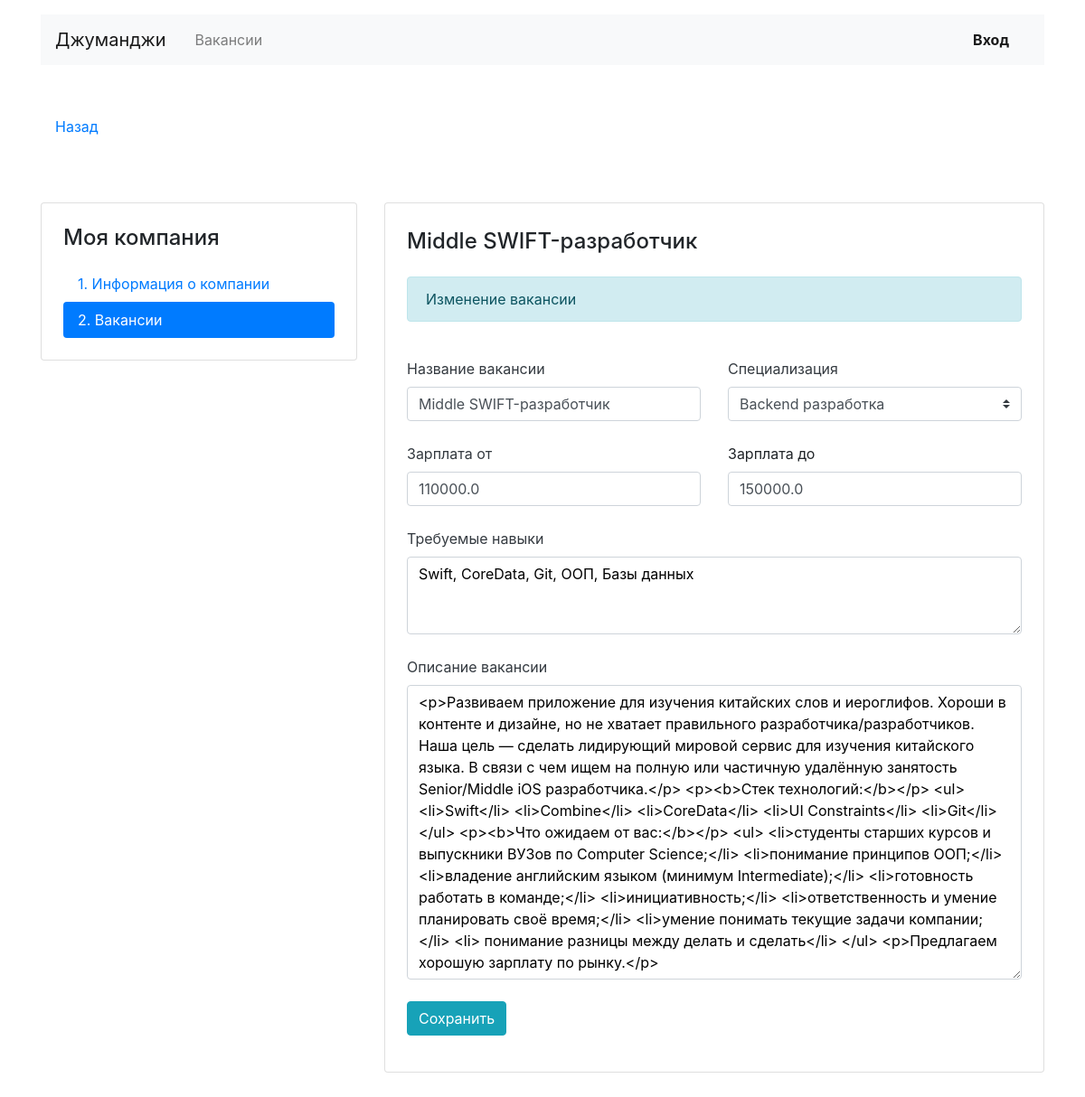
/mycompany/vacancies/3/edit, run on the app's committed database.
### JunJob/models.py (models this page shows)
class Vacancy(models.Model):
    title = models.CharField(max_length=60)
    specialty = models.ForeignKey(Specialty, related_name='vacancies', on_delete=models.CASCADE)
    company = models.ForeignKey(Company, related_name='vacancies', on_delete=models.CASCADE)
    skills = models.TextField()
    description = models.TextField()
    salary_min = models.FloatField()
    salary_max = models.FloatField()
    published_at = models.DateField()

### JunJob/Views/views_vacancies.py (the view, shortened to what this page needs)
# urls.py: path('mycompany/vacancies/<int:pk>/edit', views_vacancies.VacancyEdit.as_view(), name='my_vacancy_edit'),
class VacancyEdit(UpdateView):
    template_name = 'about_company/about_vacancies/VacancyEdit.html'
    model = models.Vacancy
    form_class = MyVacancyForm

### JunJob/accounts/forms.py
class MyVacancyForm(forms.ModelForm):  # форма редактирования информации о вакансии
    title = forms.CharField(label='Название вакансии', widget=forms.TextInput(attrs={'class': 'form-control'}))
    skills = forms.CharField(label='Требуемые навыки', widget=forms.Textarea(attrs={'class': 'form-control',
                                                                                    'rows': 3,
                                                                                    'style': 'color:#000;'}))
    description = forms.CharField(label='Описание вакансии', widget=forms.Textarea(attrs={'class': 'form-control',
                                                                                          'rows': 13,
                                                                                          'style': 'color:#000;'}))
    salary_min = forms.IntegerField(label='Зарплата от', widget=forms.TextInput(attrs={'class': 'form-control'}))
    salary_max = forms.IntegerField(label='Зарплата до', widget=forms.TextInput(attrs={'class': 'form-control'}))
    class Meta:
        model = Vacancy
        fields = ('title', 'skills', 'description', 'salary_min', 'salary_max')

### JunJob/templates/about_company/about_vacancies/VacancyEdit.html (shortened to what this page needs)
{% extends 'about_company/about_vacancies/VacancyBase.html' %}
{% block vacancy %}
      <div class="col-12 col-lg-8">
        <div class="card">
          <div class="card-body px-4 pb-4 tab-content">
            <section>
              <h2 class="h4 pt-2 pb-3">{{ vacancy.title }}</h2>
              <p class="alert alert-info" role="alert">Изменение вакансии</p>
              <a class="btn btn-default" href="{% url 'my_vacancy_edit' vacancy.id %}">
                    </a>
              <form method="POST" enctype="multipart/form-data">
                <div class="row">
                  <div class="col-12 col-md-6">
                    <div class="form-group pb-2">
                      <label class="mb-2 text-dark">{{ form.title.label }}</label>
                      {{ form.title }}
                    </div>
                  </div>
                  <div class="col-12 col-md-6">
                    <div class="form-group pb-2">
                      <label class="mb-2 text-dark" for="userSpecialization">Специализация</label>
                      <select class="custom-select mr-sm-2" id="userSpecialization" name="specialty">
                        <option selected value="2">Backend разработка</option>
                      </select>
                    </div>
                  </div>
                </div>
                <div class="row">
                  <div class="col-12 col-md-6">
                    <div class="form-group pb-2">
                      <label class="mb-2 text-dark">{{ form.salary_min.label }}</label>
                      {{ form.salary_min }}
                    </div>
                  </div>
                  <div class="col-12 col-md-6">
                    <div class="form-group pb-2">
                      <label class="mb-2">{{ form.salary_max.label }}</label>
                      {{ form.salary_max }}
                    </div>
                  </div>
                </div>
                <div class="form-group pb-2">
                  <label class="mb-2 text-dark">{{ form.skills.label }}</label>
                  {{ form.skills }}
                </div>
                <div class="form-group pb-2">
                  <label class="mb-2 text-dark">{{ form.description.label }}</label>
                  {{ form.description }}
                </div>
                <div class="form-group">
                  <input type="submit" class="btn btn-info" value="Сохранить">
                </div>
              </form>
            </section>
          </div>
        </div>
      </div>
{% endblock %}

### data on the page
Vacancy: title "Middle SWIFT-разработчик", salary_min "110000.0", salary_max "150000.0", skills "Swift, CoreData, Git, ООП, Базы данных", description "<p>Развиваем приложение для изучения китайских слов и иероглифов. Хороши в контенте и дизайне, но не хватает правильного разработчика/разработчиков. Наша цель — сделать лидирующий мировой сервис для изучения китайского языка. В связи с чем ищем на полную или частичную удалённую занятость Senior/Middle iOS разработчика.</p> <p><b>Стек технологий:</b></p> <ul> <li>Swift</li> <li>Combine</li> <li>CoreData</li> <li>UI Constraints</li> <li>Git</li> </ul> <p><b>Что ожидаем от вас:</b></p> <ul> <li>студенты старших курсов и выпускники ВУЗов по Computer Science;</li> <li>понимание принципов ООП;</li> <li>владение английским языком (минимум Intermediate);</li> <li>готовность работать в команде;</li>…"
